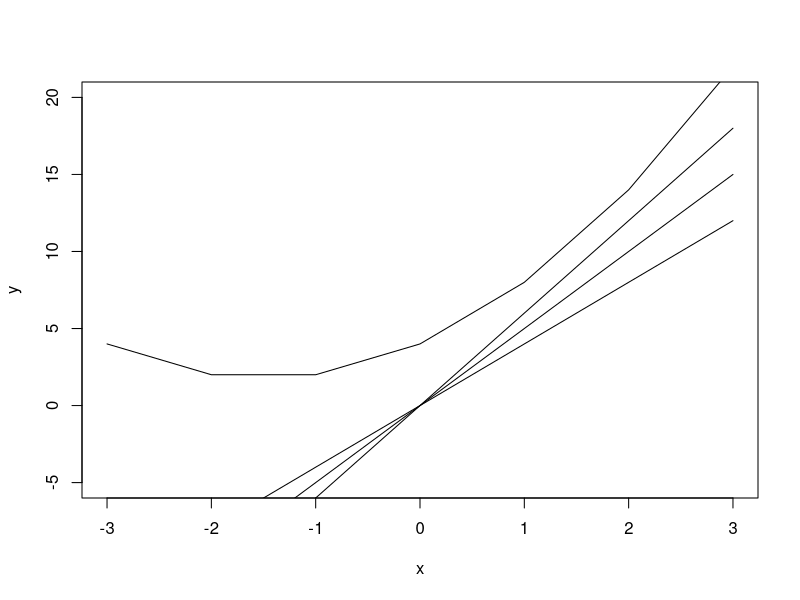

Recreate this plot in R.
## ---- chunk 1
quad <- function(x,a=0,b=0,c=0){
 return(a*x^2+b*x+c) 
}
x <- c(-3,-2,-1,0,1,2,3)
y <- quad(x,1,3,4)
plot(x,y,'l',ylim=c(-5,20))
y4 <- quad(x,b=4)
y2 <- quad(x,b=6)
y3 <- quad(x,b=5)
lines(x,y2,'l')
lines(x,y3,'l')
lines(x,y4,'l')
